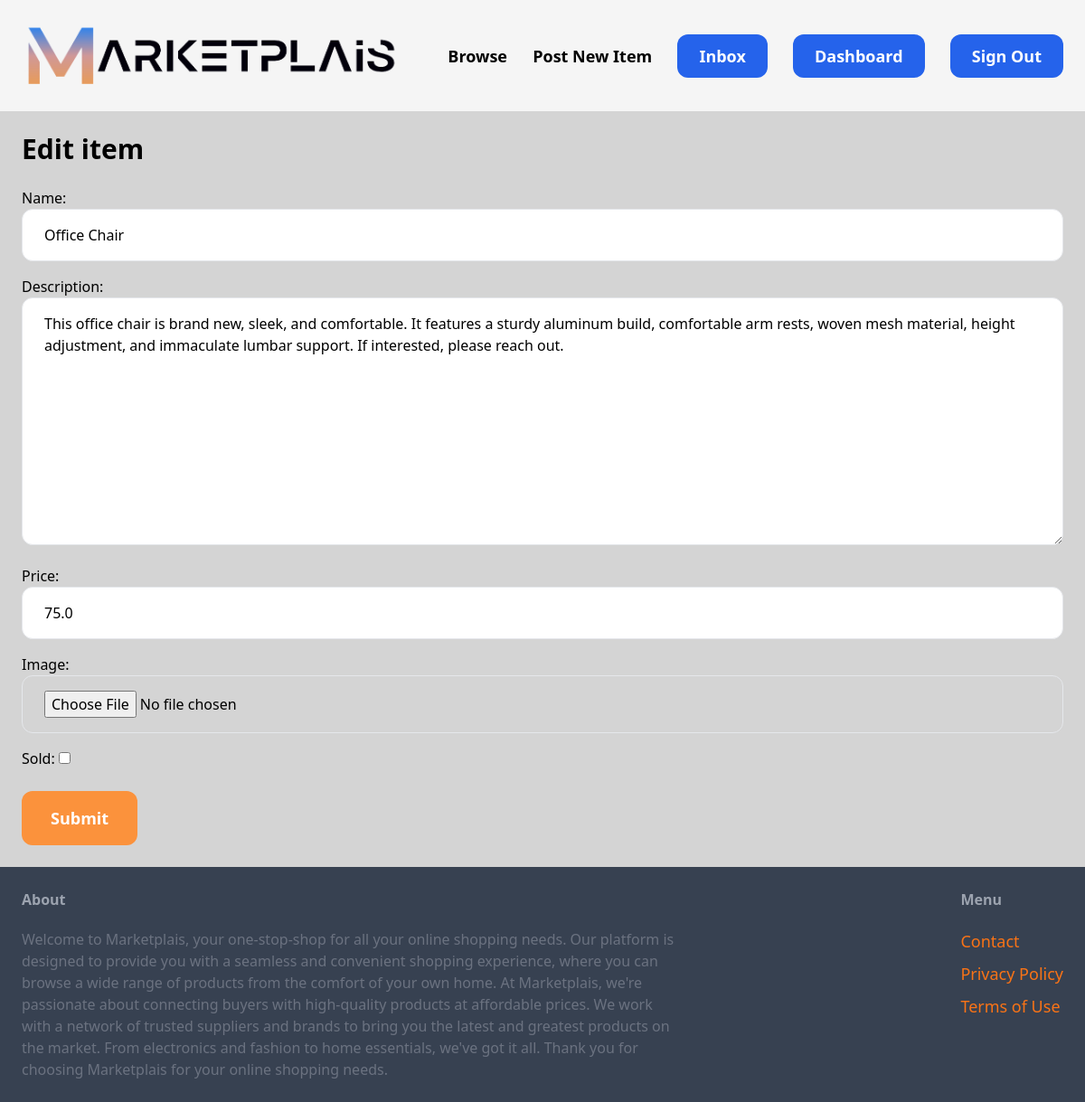
The page /items/2/edit/ (signed in) on the database its author committed.
### item/models.py (models this page shows, shortened)
class Item(models.Model):
  category = models.ForeignKey(Category, related_name='items', on_delete=models.CASCADE)
  name = models.CharField(max_length=255)
  image = models.ImageField(upload_to="Item_Images", blank=True, null=True)
  description = models.TextField(blank=True, null=True)
  price = models.FloatField()
  sold = models.BooleanField(default=False)
  creator = models.ForeignKey(User, related_name='items', on_delete=models.CASCADE)
  creationTime = models.DateTimeField(auto_now_add=True)
  class Meta():
    ordering = ('-creationTime',)

### item/views.py (the view)
# urls.py: path('<int:pk>/edit/', views.edit, name='edit'),
@login_required
def edit(request, pk):
    item = get_object_or_404(Item, pk=pk, creator=request.user)
    if request.method == 'POST':
        form = EditItemForm(request.POST, request.FILES, instance=item)
        if form.is_valid():
            form.save()
            return redirect('item:detail', pk=item.id)
    else:
        form = EditItemForm(instance=item)
    return render(request, 'item/form.html', {
        'form': form,
        'title': 'Edit item',
    })

### item/forms.py
class EditItemForm(forms.ModelForm):
  class Meta:
    model = Item
    fields = ('name', 'description', 'price', 'image', 'sold')
    widgets = {
      'name': forms.TextInput(attrs={
        'class': INPUT_CLASSES
      }),
      'description': forms.Textarea(attrs={
        'class': INPUT_CLASSES
      }),
      'price': forms.TextInput(attrs={
        'class': INPUT_CLASSES
      }),
      'image': forms.FileInput(attrs={
        'class': INPUT_CLASSES
      })
    }

### item/templates/item/form.html (shortened to what this page needs)
{% extends 'core/base.html' %}
{% block content %}
<h1 class="mb-6 text-3xl"><b>{{ title }}</b></h1>
<form method="post" action="." enctype="multipart/form-data">
  <div class="space-y-4" bg-gray-400>
    {{ form.as_p }}
  </div>
  <button class="mt-6 py-4 px-8 text-lg bg-orange-400 hover:bg-orange-600 rounded-xl text-white"><b>Submit</b></button>
</form>
{% endblock %}

### core/templates/core/base.html (style rules this page uses)
html, body { height: 100%; margin: 0; padding: 0; }

### rows shown on the page
Item: name "Office Chair", description "This office chair is brand new, sleek, and comfortable. It features a sturdy aluminum build, comfortable arm rests, woven mesh material, height adjustment, and immaculate lumbar support. If interested, please reach out.", price "75.0"

### other values the page prints
{{ title }} "Edit item"
